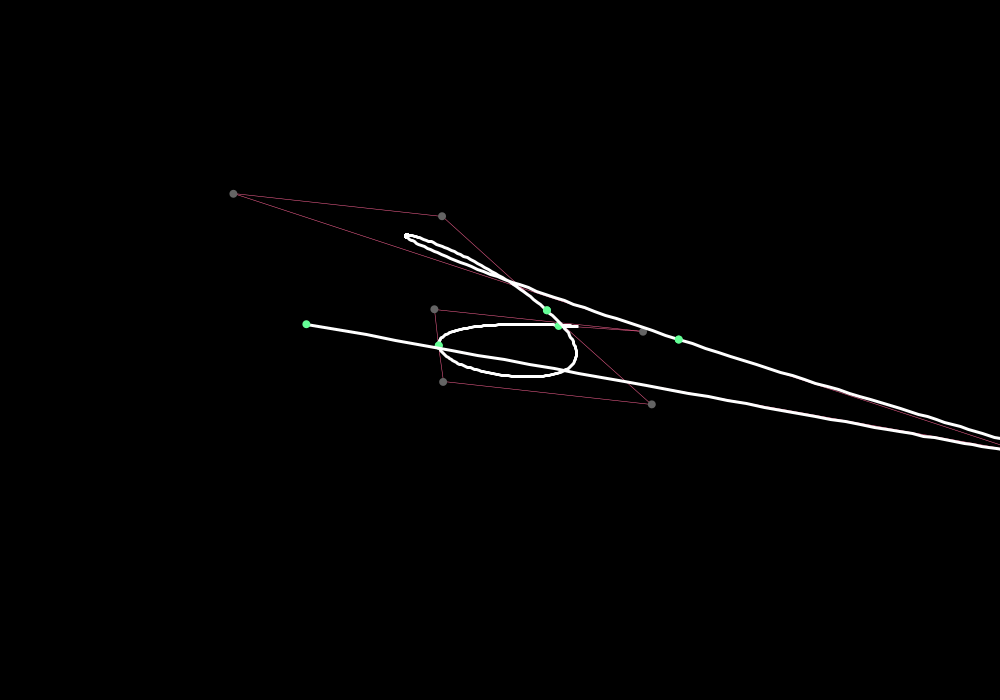
Frame 1 (no input)
Frame 60 (the mouse pressed at the canvas centre just before this capture): identical to frame 1, image omitted
Frame 120 (the mouse held since frame 60 and released just before this capture): identical to frame 1, image omitted

The Processing sketch that drew this single still picture (run headless with seeded random() and noise(); from frame 60 on, the mouse is pressed at the canvas centre):

// Processing sketch: Bezier_masodfolyt
// ── Bezier_masodfolyt.pde
//n = 4 + x*3 (x = 0, 1, 2, 3,...) => x+1 db Bézier ív rajzolódik
int x = 3, 
  n = 4 + x*3, 
  d = -1, 
  r = 8;
PVector[] points = new PVector[n];

void setup() {
  size(1000, 700);
  background(0);
  for (int i = 0; i < n; i++) {
    //másodrendű folytonosság
    if (3 < i && i < n-2 && (i-4) % 3 == 0) {
      //a4-a3
      PVector dif1 = new PVector(points[i-1].x-points[i-2].x, points[i-1].y-points[i-2].y);
      //a3-a2
      PVector dif2 = new PVector(points[i-2].x-points[i-3].x, points[i-2].y-points[i-3].y);
      //(a4-a3)-(a3-a2)
      PVector difFinal = new PVector(dif1.x-dif2.x, dif1.y-dif2.y);
      points[i] = new PVector(points[i-1].x+dif1.x, points[i-1].y+dif1.y);
      points[i+1] = new PVector(points[i-1].x+difFinal.x, points[i-1].y+difFinal.y);
      i+=2;
    } else if (i > 0) {
      points[i] = new PVector(points[i-1].x + floor(random(-50, 50)), 
                              points[i-1].y + floor(random(-50, 50)));
    }
    points[i] = new PVector(random(300, 700), random(300, 400));
  }
}


void draw() {
  background(0);

  //pont összekötő vonalak
  strokeWeight(0.5);
  stroke(255, 100, 150);
  for (int i = 0; i < n-1; i++) {
    line(points[i].x, points[i].y, points[i+1].x, points[i+1].y);
  }

  //Bézier ív(ek)
  strokeWeight(3);
  noFill();
  for (int i = 0; i < n-3; i+=3) {
    stroke(255);
    strokeWeight(3);
    noFill();
    drawBezier(points[i].x, points[i].y, points[i+1].x, points[i+1].y, 
      points[i+2].x, points[i+2].y, points[i+3].x, points[i+3].y);

    //fő pontok
    noStroke();
    fill(100, 255, 150);
    circle(points[i].x, points[i].y, r);
    circle(points[i+3].x, points[i+3].y, r);

    //köztes pontok
    fill(100);
    circle(points[i+1].x, points[i+1].y, r);
    circle(points[i+2].x, points[i+2].y, r);
  }
}

void drawBezier(float x1, float x2, float y1, float y2, float z1, float z2, float w1, float w2) {
  float t, xX, yY;
  beginShape();
  for (t = 0; t < 1; t+=0.01) {
    xX = x1 * pow(1-t, 3) + 
      y1 * (3*pow(1-t, 2)) * t +
      z1 * (3*(1-t)*pow(t, 2))+
      w1 * pow(t, 3);
    yY = x2 * pow(1-t, 3) + 
      y2 * (3*pow(1-t, 2)) * t +
      z2 * (3*(1-t)*pow(t, 2))+
      w2 * pow(t, 3);

    vertex(xX, yY);
  }
  endShape();
}

void mousePressed() {
  for (int i = 0; i < n; i++) {
    if (sqrt(pow(mouseX-points[i].x, 2) + pow(mouseY-points[i].y, 2)) < r/2) {
      d = i;
    }
  }
}

void mouseDragged() {
  if (d == 0 || d == n-1) {
    points[d].x = mouseX;
    points[d].y = mouseY;
  }
}

void mouseReleased() {
  d = -1;
}
